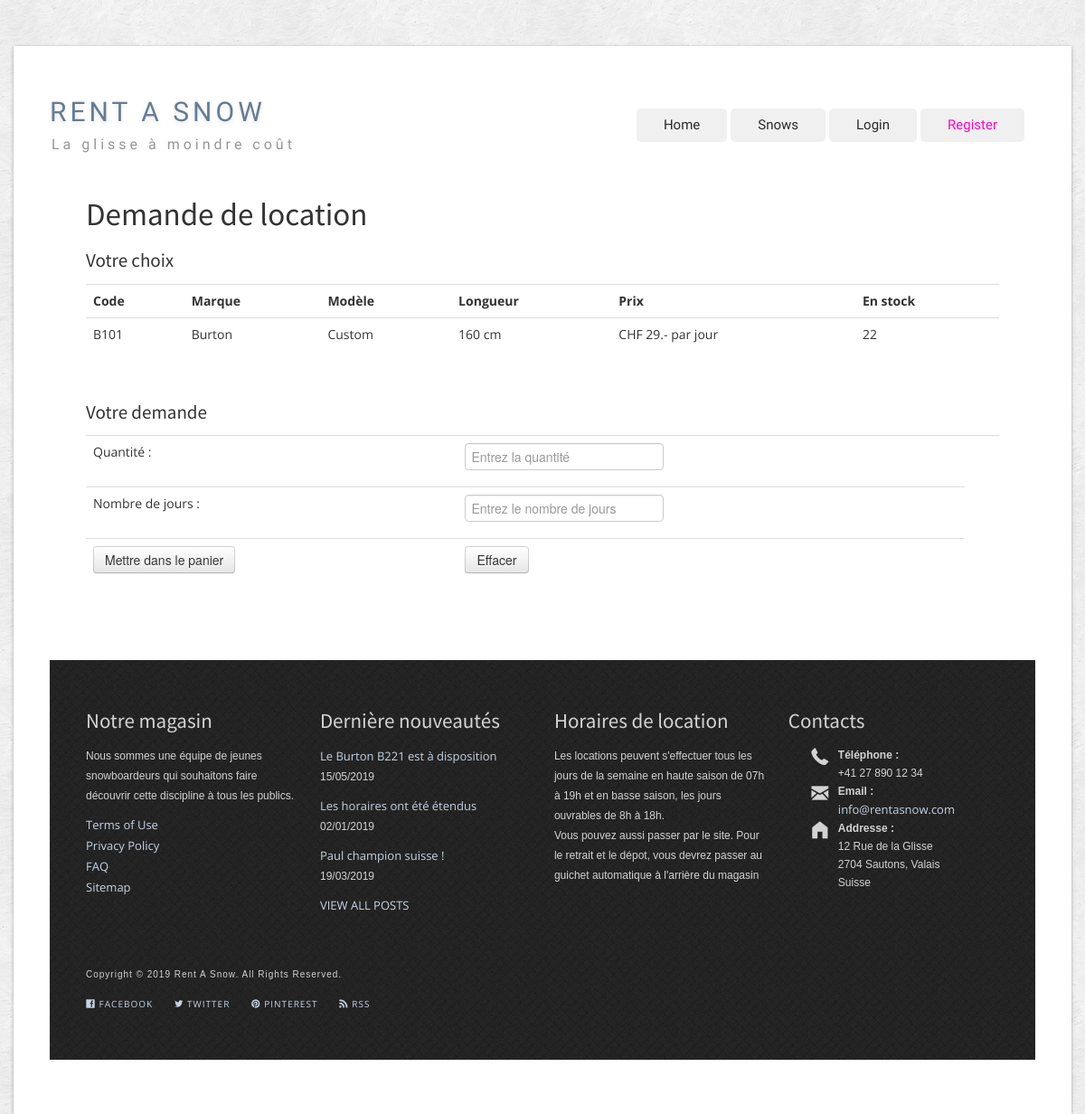
The app's page /Aide/index.php?action=snowLeasingRequest&code=B101 with its own data.
### tables this page shows
CREATE TABLE IF NOT EXISTS `snows` (
  `id` int(11) NOT NULL AUTO_INCREMENT,
  `code` varchar(4) NOT NULL,
  `brand` varchar(20) NOT NULL,
  `model` varchar(30) NOT NULL,
  `snowLength` int(4) unsigned NOT NULL,
  `qtyAvailable` smallint(6) NOT NULL DEFAULT '0',
  `description` varchar(200) NOT NULL DEFAULT '0',
  `dailyPrice` float unsigned NOT NULL,
  `photo` varchar(50) DEFAULT NULL,
  `active` tinyint(4) unsigned NOT NULL DEFAULT '0',
  PRIMARY KEY (`id`),
  UNIQUE KEY `snow_code` (`code`)
);

### Aide/controler/controler.php (called while the page is built, shortened)
<?php
function snowLeasingRequest($snowCode){
     require "model/snowsManager.php";
     $snowsResults = getASnow($snowCode);
     require "view/snowLeasingRequest.php";
}

### Aide/model/snowsManager.php (called while the page is built, shortened)
<?php
function getASnow($snow_code){
    $strgSeparator = '\'';
    $snowQuery = 'SELECT code, brand, model, snowLength, dailyPrice, qtyAvailable, description, photo FROM snows WHERE code='.$strgSeparator.$snow_code.$strgSeparator.'AND active=1';
    require_once 'model/dbConnector.php';
    $snowResults = executeQuerySelect($snowQuery);
    return $snowResults;
}

### Aide/model/dbConnector.php (called while the page is built, shortened)
<?php
function executeQuerySelect($query){
    $queryResult = null;
    $dbConnexion = openDBConnexion();
    if ($dbConnexion != null)
    {
        $statement = $dbConnexion->prepare($query);
        $statement->execute();
        $queryResult = $statement->fetchAll();
    }
    return $queryResult;
}
function openDBConnexion (){
    $tempDbConnexion = null;
    $sqlDriver = 'mysql';
    $hostname = 'localhost';
    $port = 3306;
    $charset = 'utf8';
    $dbName = 'snows';
    $userName = 'snow_connector';
    $userPwd = '';
    $dsn = $sqlDriver . ':host=' . $hostname . ';dbname=' . $dbName . ';port=' . $port . ';charset=' . $charset;
    try{
        $tempDbConnexion = new PDO($dsn, $userName, $userPwd);
    }
    catch (PDOException $exception) {
        echo 'Connection failed: ' . $exception->getMessage();
    }
    return $tempDbConnexion;
}

### Aide/view/snowLeasingRequest.php (the view, shortened to what this page needs)
<h2>Demande de location</h2>
<article>
    <h4>Votre choix</h4>
    <table class="table">
        <tr>
            <th>Code</th>
            <th>Marque</th>
            <th>Modèle</th>
            <th>Longueur</th>
            <th>Prix</th>
            <th>En stock</th>
        </tr>
        <tr>
            <?php
            foreach ($snowsResults as $result) : ?>
                <td><?= $result['code']; ?></td>
                <td><?= $result['brand']; ?></td>
                <td><?= $result['model']; ?></td>
                <td><?= $result['snowLength']; ?> cm</td>
                <td>CHF <?= $result['dailyPrice']; ?>.- par jour</td>
                <td><?= $result['qtyAvailable']; ?></td>
            <?php endforeach;?>
        </tr>
    </table>
    <br/>
    <h4>Votre demande</h4>
    <form class="form" method="POST" action="index.php?action=updateCartRequest&code=<?= $result['code']; ?>">
        <table class="table">
            <tr>
                <td>Quantité : </td><td><input type="number" placeholder="Entrez la quantité" name="inputQuantity" required  value="" required><td>
            </tr>
            <tr>
                <td>Nombre de jours : </td><td><input type="number" placeholder="Entrez le nombre de jours" name="inputDays" value="" required /></td>
            </tr>
            <tr>
                <td><input class="btn" type="submit" value="Mettre dans le panier" /></td><td><input type="reset" class="btn" value="Effacer"/>
                </td>
            </tr>
        </table>
    </form>
</article>
<?php
require 'gabarit.php';
?>

### Aide/view/content/styles/custom.css (style rules this page uses)
h3, h4, h5, h6 { line-height:1.5 !important }
body { background-image: url(scribble_light.png); background-position: inherit inherit; background-repeat: repeat repeat; }
h2 { font-weight: normal; font-style: normal; font-family: 'Source Sans Pro', sans-serif; font-size: 35px; line-height: 50px; }
h4,.page-content h4 a { font-weight: normal; font-style: normal; font-family: 'Source Sans Pro', sans-serif; font-size: 21px; line-height: 50px; }

### records on screen
snows: code "B101", brand "Burton", model "Custom", snowLength "160", dailyPrice "29", qtyAvailable "22"
